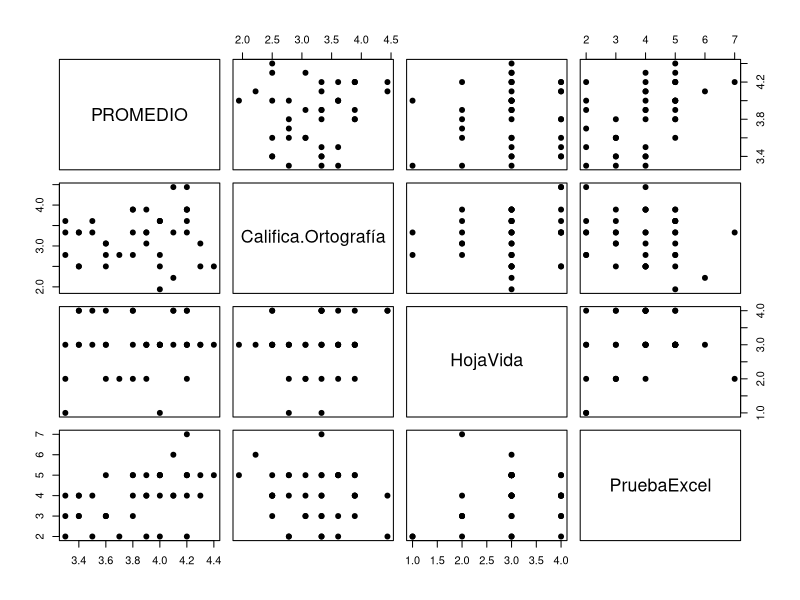
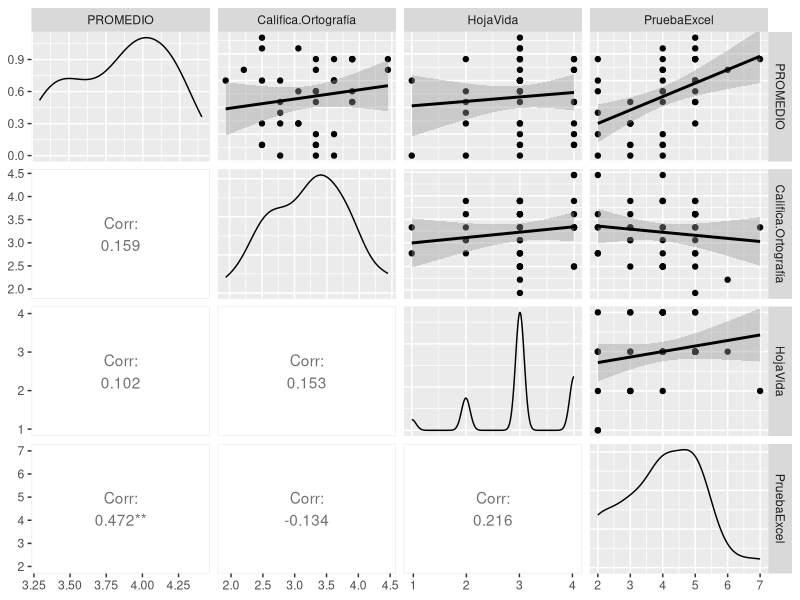
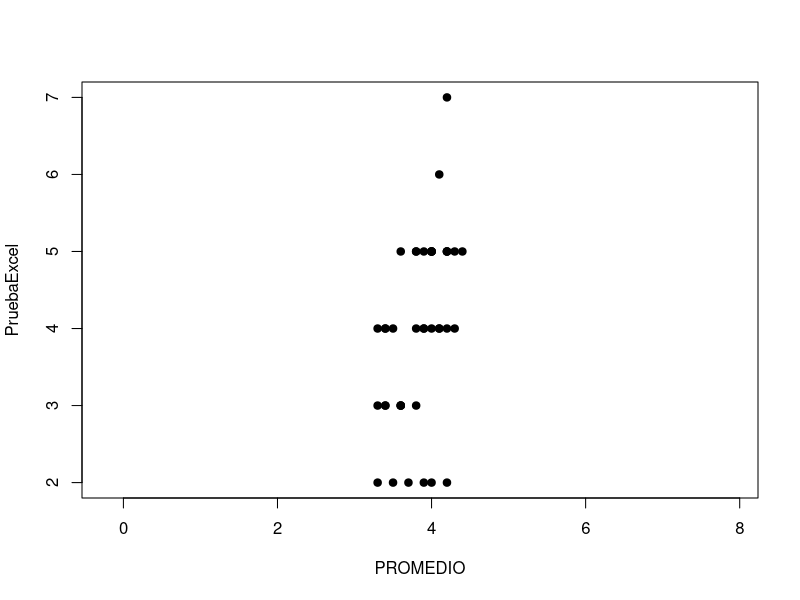
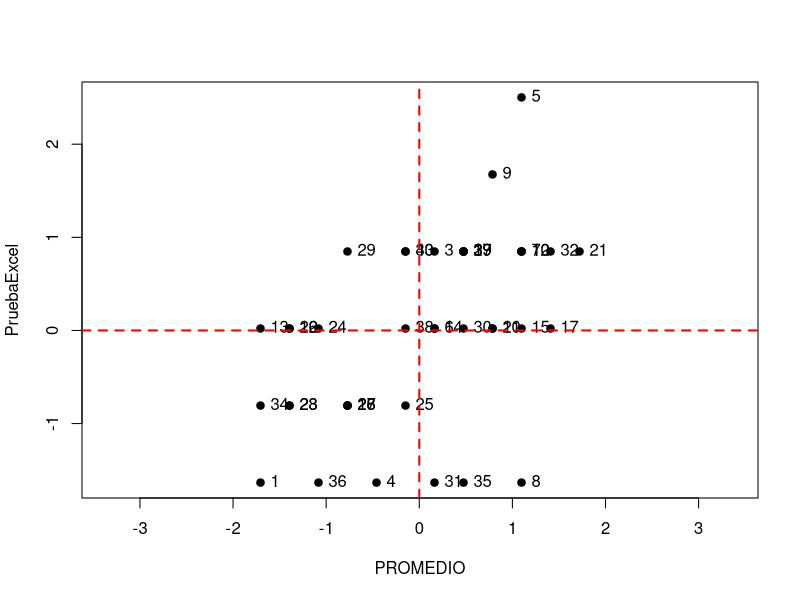
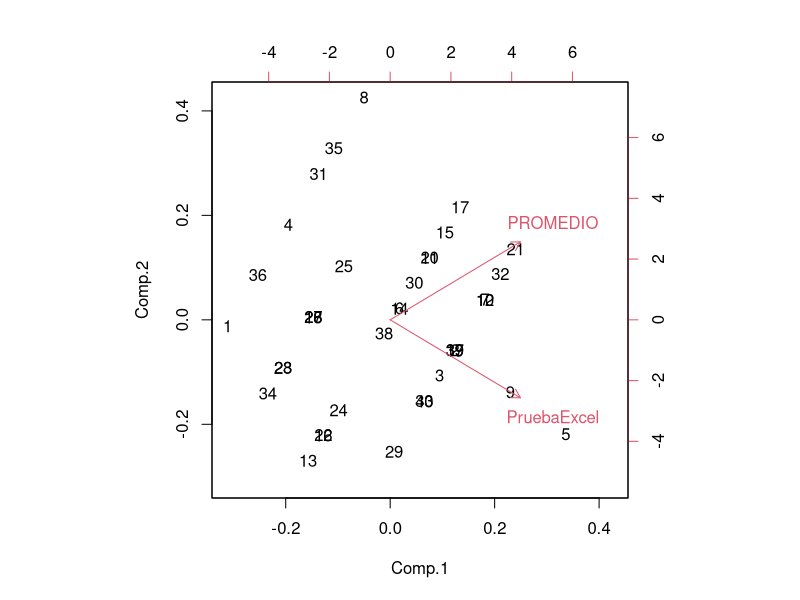
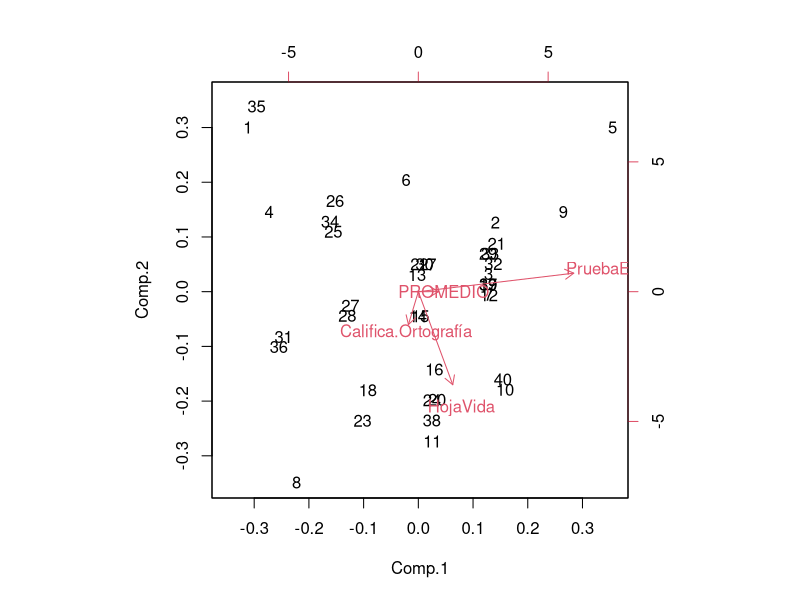
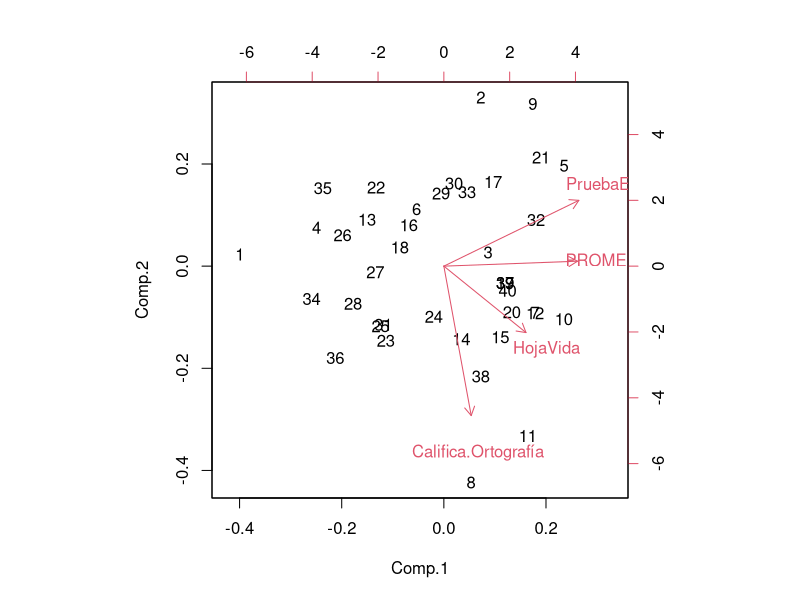
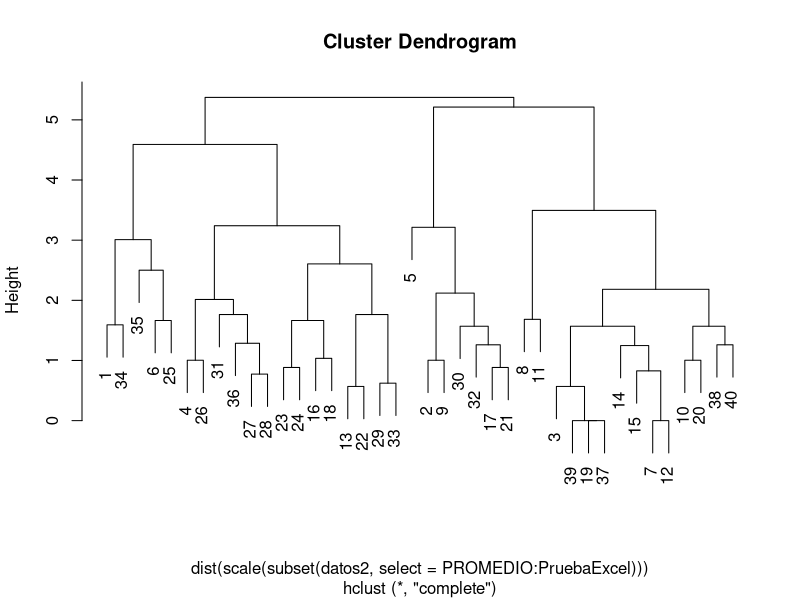

These figures' R source, in order:
## ---- chunk 1
options(width  =  120)
## ---- chunk 2
# Lectura de la base de datos
datos2 <- read.csv2("cantidatos.csv", enc = "latin1")
str(datos2)
summary(datos2)
## ---- chunk 3
plot(subset(datos2, select = PROMEDIO:PruebaExcel), pch = 19)
## ---- chunk 4
library(GGally)
ggpairs(subset(datos2, select = PROMEDIO:PruebaExcel), 
        lower  =  list(continuous  =  "cor"), 
        upper  =  list(continuous  =  "smooth",  combo  =  "dot"), 
        diag   =  list(continuous  =  "density"))
## ---- chunk 5
# Gráfica con la escala original
with(datos2, plot(PROMEDIO, PruebaExcel, pch = 19, asp = 1))
# Estandariza variables
datos2std <- data.frame(scale(subset(datos2, select = PROMEDIO:PruebaExcel)))
# Grafica las variables estandarizadas
with(datos2std, plot(PROMEDIO, PruebaExcel, pch = 19, asp = 1))
with(datos2std, text(PROMEDIO, PruebaExcel, rownames(datos2std), pos = 4))
abline(h = 0, col = "red", lty = 2, lwd = 2)
abline(v = 0, col = "red", lty = 2, lwd = 2)
## ---- chunk 6
# Cálculo de las componentes principales
cptemp <- princomp(subset(datos2std, select = c(PROMEDIO, PruebaExcel)))
biplot(cptemp)
## ---- chunk 7
# Componentes principales sin estandarizar
cp1 <- princomp(subset(datos2, select = PROMEDIO:PruebaExcel))
biplot(cp1)

cp2 <- princomp(subset(datos2, select = PROMEDIO:PruebaExcel), cor = T)
biplot(cp2)
summary(cp2)
loadings(cp2)
cp2$scores

## ---- chunk 8
# Adicionar la componente principal 1 y 2 a la base de datos
datos2 <- data.frame(datos2, cp2$scores[, c(1, 2)])
## ---- chunk 9
# Mostrar la base ordenada de acuerdo al componente principal 1
datos2[order(cp2$scores[, 1], decreasing = T), ]

## ---- chunk 10

# Combinación con análisis aglomerativo (cluster analysis)
# Análisis aglomerativo estandarizando
cl2 <- hclust(dist(scale(subset(datos2, select = PROMEDIO:PruebaExcel))))
plot(cl2)
# Determinación de grupos
datos2$grupo <- cutree(cl2, 8)
## ---- chunk 11

# Mostrar la base ordenada de acuerdo al componente principal 1
# con los grupos de análisis aglomerativo
datos2[order(cp2$scores[, 1], decreasing = T), ]
## ---- chunk 12
colMeans(subset(datos2, select = c(SEMESTRE, PROMEDIO, 
                                    Califica.Ortografía, 
                                    HojaVida, PruebaExcel)))
# Caracterización de cada grupo por promedios.
lapply(split(subset(datos2, select = c(CARRERA, SEMESTRE, PROMEDIO, 
                                    Califica.Ortografía, 
                                    HojaVida, PruebaExcel)), datos2$grupo), summary)
## ---- chunk 13
# Valores de "carga" o coeficientes de las componentes principales
cp2$loadings[, 1:4]

colores <- c("blue", "red", "#7570B3", "#E7298A", "#66A61E", 
           "orange4", "magenta4", "midnightblue")
simbolos <- c(15, 16, 15, 16, 17, 15, 18, 17)
with(datos2, plot(Comp.1, Comp.2, col = colores[grupo], pch = simbolos[grupo], 
                 xlab = "Componente principal 1", ylab = "Componente principal 2", 
                 main = "Grupos de candidatos sobre componentes principales", 
                 cex = 1.7))
legend("bottomleft", legend = 1:8, pch = simbolos, col = colores, ncol = 2, cex = 1.5)
abline(h = 0, col = "brown")
abline(v = 0, col = "brown")
arrows(0, 0, cp2$loadings[, 1]*2, cp2$loadings[, 2]*2, col = "red", lwd = 2)
text(cp2$loadings[, 1]*2, cp2$loadings[, 2]*2, row.names(cp2$loadings))

## ---- chunk 14

# Ponderando las variables según algún criterio de selección
temp1 <- data.frame(scale(subset(datos2, select = PROMEDIO:PruebaExcel)))
datos3 <- as.matrix(temp1)
pondera <- c(0.4, 0.2, 0.2, 0.2)
datos3 <- t(t(datos3)*pondera)
cp3 <- princomp(datos3)
biplot(cp3)

cl3 <- hclust(dist(datos3))
plot(cl3)
grupo3 <- cutree(cl3, 6)

datos3 <- data.frame(datos3)
datos3$grupo <- grupo3
datos3 <- data.frame(datos3, cp3$scores[, 1:4])

colores <- c("blue", "red", "#7570B3", "#E7298A", "#66A61E", 
           "orange4", "magenta4", "midnightblue")
simbolos <- c(15, 16, 15, 16, 17, 15, 18, 17)
with(datos3, plot(Comp.1, Comp.2, col = colores[grupo], pch = simbolos[grupo], 
                 xlab = "Componente principal 1", ylab = "Componente principal 2", 
                 main = "Grupos de candidatos sobre componentes principales", 
                 cex = 1.5))
legend("bottomleft", legend = 1:6, pch = simbolos, col = colores, ncol = 2, cex = 1.5)
abline(h = 0, col = "brown")
abline(v = 0, col = "brown")
arrows(0, 0, cp3$loadings[, 1]*0.5, cp3$loadings[, 2]*0.5, col = "red", lwd = 2)
text(cp3$loadings[, 1]*0.5, cp3$loadings[, 2]*0.5, row.names(cp3$loadings))
